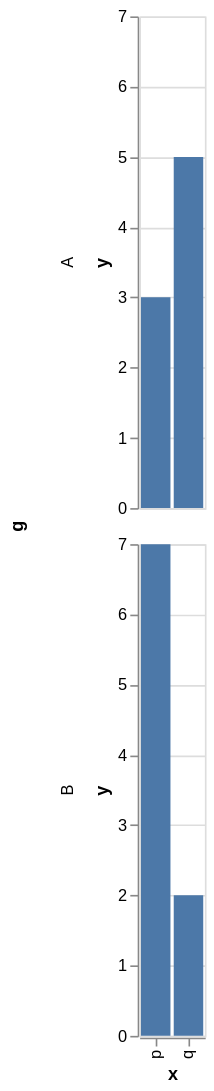

Write the Vega-Lite specification saved for this chart.
### Vega-Lite specification from a JSON file in a GitHub repository (floating-point values rounded to 4 significant figures)
{"$schema": "https://vega.github.io/schema/vega-lite/v6.json", "description": "Small multiples stacked vertically, so the shared x axis has no facet behind it.", "data": {"values": [{"g": "A", "x": "p", "y": 3}, {"g": "A", "x": "q", "y": 5}, {"g": "B", "x": "p", "y": 7}, {"g": "B", "x": "q", "y": 2}]}, "mark": "bar", "encoding": {"row": {"field": "g", "type": "nominal"}, "x": {"field": "x", "type": "nominal"}, "y": {"field": "y", "type": "quantitative"}}}
